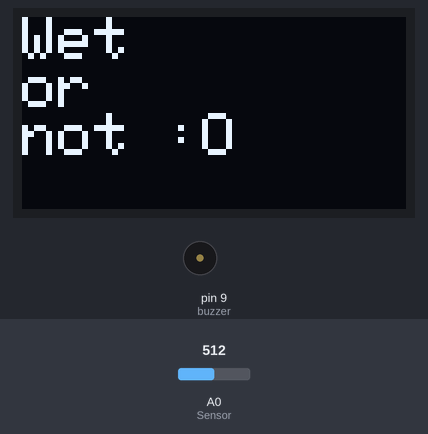
The sketch below on a simulated Arduino Uno, built with avr-gcc and run on an emulated ATmega328P. On the bench: 128×64 one-colour display, buzzer (waves = sounding). The test bench sets the inputs (shaded band); at power-on: A0 (Sensor) = 512.

Above: at 9.0 s.
11.0 s: A0 (Sensor) set to 460
At 13.9 s:
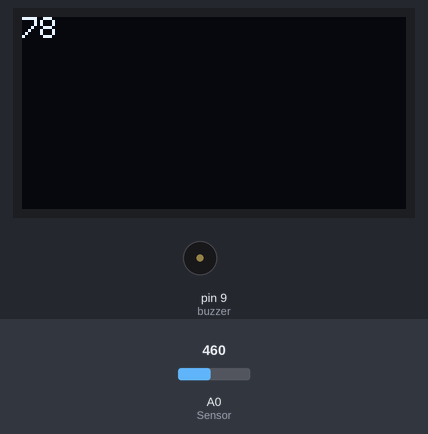
16.9 s: A0 (Sensor) set to 432
At 18.28 s:
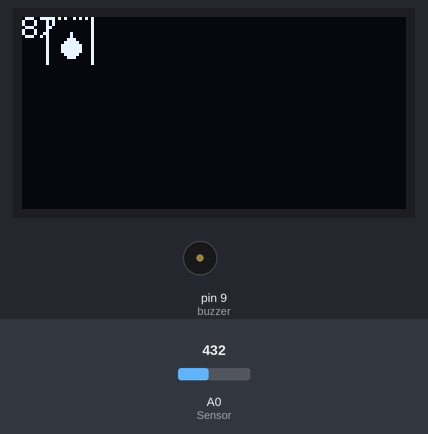
20.3 s: A0 (Sensor) set to 210
At 20.55 s:
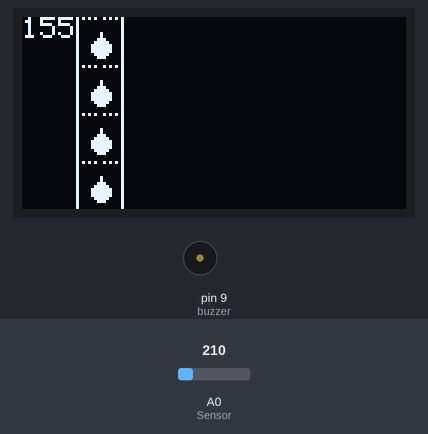
23.4 s: A0 (Sensor) set to 182
At 23.75 s:
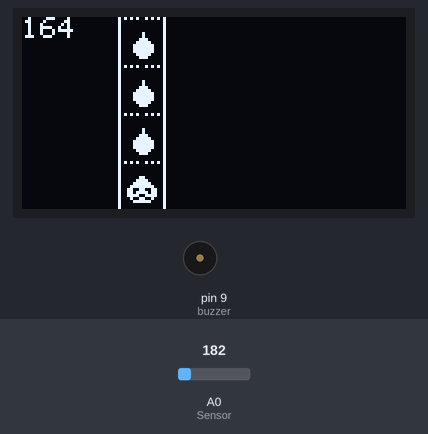
26.5 s: A0 (Sensor) set to 716
At 28.4 s:
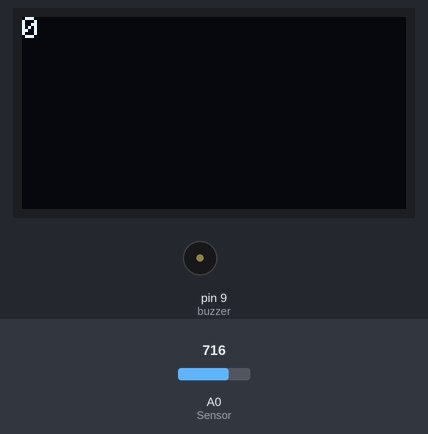
Timing chart, 0 to 30.6 s (numbered marks = the images above; inputs shaded):
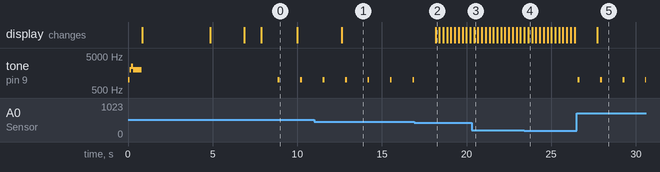

The sketch:

moistureDisp.ino.ino
```cpp
#include <SPI.h>
#include <Wire.h>
#include <Adafruit_GFX.h>
#include <Adafruit_SSD1306.h>

//Thanks to Adafruit :)

//PIEZO
const int buzzer = 9; //buzzer to arduino pin 9

//DISP
#define SCREEN_WIDTH 128 // OLED display width, in pixels
#define SCREEN_HEIGHT 64 // OLED display height, in pixels

// Declaration for an SSD1306 display connected to I2C (SDA, SCL pins)
// The pins for I2C are defined by the Wire-library.
// On an arduino UNO:       A4(SDA), A5(SCL)
// On an arduino MEGA 2560: 20(SDA), 21(SCL)
// On an arduino LEONARDO:   2(SDA),  3(SCL), ...
#define OLED_RESET     -1 // Reset pin # (or -1 if sharing Arduino reset pin)
#define SCREEN_ADDRESS 0x3C ///< See datasheet for Address; 0x3D for 128x64, 0x3C for 128x32
Adafruit_SSD1306 display(SCREEN_WIDTH, SCREEN_HEIGHT, &Wire, OLED_RESET);

//SOILMOIST
const int AirValue = 715;   //you need to replace this value with Value_1
const int WaterValue = 390;  //you need to replace this value with Value_2
int soilMoistureValue = 0;
int soilmoisturepercent=0;

#define LOGO_HEIGHT   16
#define LOGO_WIDTH    16

static const unsigned char PROGMEM bar_bmp[] =
{ 0b10101010, 0b01010101,
  0b10000000, 0b00000001,
  0b10000000, 0b00000001,
  0b10000000, 0b00000001,
  0b10000000, 0b00000001,
  0b10000000, 0b10000001,
  0b10000000, 0b10000001,
  0b10000001, 0b11000001,
  0b10000011, 0b11100001,
  0b10000111, 0b11110001,
  0b10000111, 0b11110001,
  0b10000111, 0b11110001,
  0b10000011, 0b11100001,
  0b10000001, 0b11000001,
  0b10000000, 0b00000001,
  0b10000000, 0b00000001,};

static const unsigned char PROGMEM toomuch_bmp[] =
{ 0b10101010, 0b01010101,
  0b10000000, 0b00000001,
  0b10000000, 0b00000001,
  0b10000000, 0b00000001,
  0b10000000, 0b00000001,
  0b10000001, 0b10000001,
  0b10000011, 0b11000001,
  0b10000111, 0b11100001,
  0b10001111, 0b11110001,
  0b10011001, 0b10011001,
  0b10011011, 0b11011001,
  0b10011110, 0b01111001,
  0b10001001, 0b10010001,
  0b10000111, 0b11100001,
  0b10000000, 0b00000001,
  0b10000000, 0b00000001,};

void setup() {
  Serial.begin(9600);

  pinMode(buzzer, OUTPUT); // Set buzzer - pin 9 as an output

  tone(buzzer, 1000);
  delay(100);
  tone(buzzer, 2000);
  delay(100);
  tone(buzzer, 2500);
  delay(100);
  tone(buzzer, 2000);
  delay(500);
  tone(buzzer, 800);
  noTone(buzzer);     // Stop sound...

  addDisplay();
  // Clear the buffer
  display.clearDisplay();
  display.setTextColor(WHITE);

  display.setTextSize(2);
  display.setCursor(0, 0);
  display.println("Wet");
  display.println("or");
  display.println("not :O");
  delay(2000); // Pause for 2 seconds

  // Show the display buffer on the screen. You MUST call display() after
  // drawing commands to make them visible on screen!
  display.display();
  delay(2000);

  // Invert and restore display, pausing in-between
  display.invertDisplay(true);
  delay(1000);
  display.invertDisplay(false);
  delay(1000);

  looper(bar_bmp, toomuch_bmp, LOGO_WIDTH, LOGO_HEIGHT);
}

void loop(){

}

void addDisplay(){
  // SSD1306_SWITCHCAPVCC = generate display voltage from 3.3V internally
  if(!display.begin(SSD1306_SWITCHCAPVCC, SCREEN_ADDRESS)) {
    Serial.println(F("SSD1306 allocation failed"));
    for(;;); // Don't proceed, loop forever
  }
  delay(2000);
}

int xpos = 0;
void looper(const uint8_t *bitmap, const uint8_t *toomuch, uint8_t w, uint8_t h){
  for(;;) { // Loop forever...

    soilMoistureValue = analogRead(A0);  //put Sensor insert into soil
    soilmoisturepercent = map(soilMoistureValue, AirValue, WaterValue, 0, 100);

    if(xpos+w<display.width()){
      xpos++;
    }else{
      xpos = 0;
    }

    display.clearDisplay(); // Clear the display buffer

    if(soilmoisturepercent<84){
        tone(buzzer, 1000); // Send 1KHz sound signal...
        delay(100);        // ...for 1 sec
        noTone(buzzer);     // Stop sound...
        delay(1000);        // ...for 1sec
    }

    if(soilmoisturepercent>=85){
      display.drawBitmap(xpos, 0, bitmap, w, h, SSD1306_WHITE);
    }
    if(soilmoisturepercent>90){
    display.drawBitmap(xpos, h, bitmap, w, h, SSD1306_WHITE);
    }
    if(soilmoisturepercent>110){
    display.drawBitmap(xpos, h*2, bitmap, w, h, SSD1306_WHITE);
    }
    if(soilmoisturepercent>130){ //163 on vesilasissa
      if(soilmoisturepercent>160){
        display.drawBitmap(xpos, h*3, toomuch, w, h, SSD1306_WHITE);
      }else{
        display.drawBitmap(xpos, h*3, bitmap, w, h, SSD1306_WHITE);
      }
    }

    display.setTextSize(1);
    display.setCursor(0, 0);
    display.println(String(soilmoisturepercent));

    display.display(); // Show the display buffer on the screen
    delay(200);        // Pause
  }
}
```

Measured:
- the behaviour switches between 443 and 442 on A0 (Sensor) (found by bisection; images 1 and 2)
- the behaviour switches between 192 and 191 on A0 (Sensor) (found by bisection; images 3 and 4)
- after the input at 11.0 s, the display: changes after 1.6 s (image 1)
- after the input at 16.9 s, tone on pin 9 (buzzer): goes on until 16.9 s, then stays silent; the display: changes after 1.3 s (image 2)
- after the input at 23.4 s, the display: first differs from a run without the input after 0.24 s (image 4)
- after the input at 26.5 s, tone on pin 9 (buzzer): alternates 1000 Hz for 0.10 s and silent for 1.2 s, starting after 0.08 s; the display: changes after 1.2 s (image 5)
- by itself, tone on pin 9 (buzzer): plays 1000 Hz for 0.10 s, 2000 Hz for 0.10 s, 2500 Hz for 0.10 s, 2000 Hz for 0.50 s, 1000 Hz for 0.10 s, 1000 Hz for 0.10 s
